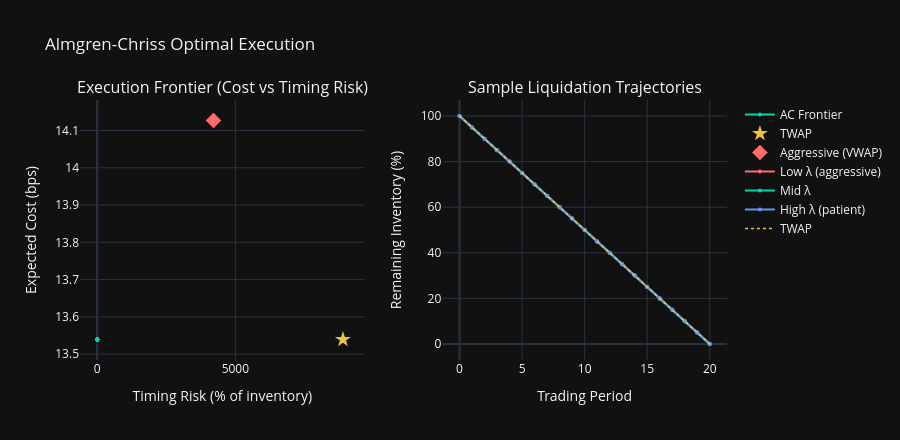

Notebook source saved alongside this figure:
### Code cell
# ── Execution frontier + sample trajectories ──────────────────────────────────
fig = ps.make_subplots(rows=1, cols=2, horizontal_spacing=0.12,
    subplot_titles=['Execution Frontier (Cost vs Timing Risk)',
                    'Sample Liquidation Trajectories'])

# Frontier
fig.add_trace(go.Scatter(
    x=risks_arr / X0 * 100, y=costs_arr / X0 * 10_000,   # bps units
    mode='lines+markers', name='AC Frontier',
    marker=dict(color='#00d4aa', size=4),
    line=dict(color='#00d4aa', width=2)), row=1, col=1)

fig.add_trace(go.Scatter(
    x=[twap_risk / X0 * 100], y=[twap_cost / X0 * 10_000],
    mode='markers', name='TWAP',
    marker=dict(color='#f0c040', size=12, symbol='star')), row=1, col=1)

fig.add_trace(go.Scatter(
    x=[vwap_risk / X0 * 100], y=[vwap_cost / X0 * 10_000],
    mode='markers', name='Aggressive (VWAP)',
    marker=dict(color='#ff6b6b', size=12, symbol='diamond')), row=1, col=1)

# Trajectories at low, mid, high risk-aversion
traj_indices = [0, len(lambdas) // 2, -1]
traj_colors  = ['#ff6b6b', '#00d4aa', 'cornflowerblue']
traj_names   = ['Low λ (aggressive)', 'Mid λ', 'High λ (patient)']
periods      = np.arange(N + 1)

for idx, color, name in zip(traj_indices, traj_colors, traj_names):
    fig.add_trace(go.Scatter(
        x=periods, y=trajs_out[idx] / X0 * 100,
        mode='lines+markers', name=name,
        marker=dict(size=4), line=dict(color=color, width=2)), row=1, col=2)

fig.add_trace(go.Scatter(
    x=periods, y=twap_traj / X0 * 100,
    mode='lines', name='TWAP',
    line=dict(color='#f0c040', dash='dot', width=1.5)), row=1, col=2)

fig.update_layout(template='plotly_dark', height=440,
    title='Almgren-Chriss Optimal Execution')
fig.update_xaxes(title_text='Timing Risk (% of inventory)', row=1, col=1)
fig.update_xaxes(title_text='Trading Period', row=1, col=2)
fig.update_yaxes(title_text='Expected Cost (bps)', row=1, col=1)
fig.update_yaxes(title_text='Remaining Inventory (%)', row=1, col=2)
fig.show()

print('Low λ (risk-neutral): front-loads trading → high impact, low timing risk')
print('High λ (risk-averse): spreads trading evenly → low impact, high timing risk')

### Figure 1 — Plotly figure (JSON) as saved in the notebook; plotly's stock layout.template omitted (floating-point values rounded to 4 significant figures)
{"data": [{"line": {"color": "#00d4aa", "width": 2}, "marker": {"color": "#00d4aa", "size": 4}, "mode": "lines+markers", "name": "AC Frontier", "type": "scatter", "x": [2.982, 2.982, 2.982, 2.982, 2.982, 2.982, 2.982, 2.982, 2.982, 2.982, 2.982, 2.982, 2.982, 2.982, 2.982, 2.982, 2.982, 2.982, 2.982, 2.982, 2.982, 2.982, 2.982, 2.982, 2.982, 2.982, 2.982, 2.982, 2.982, 2.982, 2.982, 2.982, 2.982, 2.982, 2.982, 2.982, 2.982, 2.982, 2.982, 2.982], "xaxis": "x", "y": [13.54, 13.54, 13.54, 13.54, 13.54, 13.54, 13.54, 13.54, 13.54, 13.54, 13.54, 13.54, 13.54, 13.54, 13.54, 13.54, 13.54, 13.54, 13.54, 13.54, 13.54, 13.54, 13.54, 13.54, 13.54, 13.54, 13.54, 13.54, 13.54, 13.54, 13.54, 13.54, 13.54, 13.54, 13.54, 13.54, 13.54, 13.54, 13.54, 13.54], "yaxis": "y"}, {"marker": {"color": "#f0c040", "size": 12, "symbol": "star"}, "mode": "markers", "name": "TWAP", "type": "scatter", "x": [8892], "xaxis": "x", "y": [13.54], "yaxis": "y"}, {"marker": {"color": "#ff6b6b", "size": 12, "symbol": "diamond"}, "mode": "markers", "name": "Aggressive (VWAP)", "type": "scatter", "x": [4208.0], "xaxis": "x", "y": [14.13], "yaxis": "y"}, {"line": {"color": "#ff6b6b", "width": 2}, "marker": {"size": 4}, "mode": "lines+markers", "name": "Low λ (aggressive)", "type": "scatter", "x": [0, 1, 2, 3, 4, 5, 6, 7, 8, 9, 10, 11, 12, 13, 14, 15, 16, 17, 18, 19, 20], "xaxis": "x2", "y": [100, 95, 90, 85, 80, 75, 70, 65, 60, 55.0, 50, 45, 40, 35, 30, 25, 20, 15, 10, 5, 0], "yaxis": "y2"}, {"line": {"color": "#00d4aa", "width": 2}, "marker": {"size": 4}, "mode": "lines+markers", "name": "Mid λ", "type": "scatter", "x": [0, 1, 2, 3, 4, 5, 6, 7, 8, 9, 10, 11, 12, 13, 14, 15, 16, 17, 18, 19, 20], "xaxis": "x2", "y": [100, 95, 90, 85, 80, 75, 70, 65, 60, 55.0, 50, 45, 40, 35, 30, 25, 20, 15, 10, 5, 0], "yaxis": "y2"}, {"line": {"color": "cornflowerblue", "width": 2}, "marker": {"size": 4}, "mode": "lines+markers", "name": "High λ (patient)", "type": "scatter", "x": [0, 1, 2, 3, 4, 5, 6, 7, 8, 9, 10, 11, 12, 13, 14, 15, 16, 17, 18, 19, 20], "xaxis": "x2", "y": [100, 95, 90, 85, 80, 75, 70, 65, 60, 55.0, 50, 45, 40, 35, 30, 25, 20, 15, 10, 5, 0], "yaxis": "y2"}, {"line": {"color": "#f0c040", "dash": "dot", "width": 1.5}, "mode": "lines", "name": "TWAP", "type": "scatter", "x": [0, 1, 2, 3, 4, 5, 6, 7, 8, 9, 10, 11, 12, 13, 14, 15, 16, 17, 18, 19, 20], "xaxis": "x2", "y": [100, 95, 90, 85, 80, 75, 70, 65, 60, 55.0, 50, 45, 40, 35, 30, 25, 20, 15, 10, 5, 0], "yaxis": "y2"}], "layout": {"annotations": [{"font": {"size": 16}, "showarrow": false, "text": "Execution Frontier (Cost vs Timing Risk)", "x": 0.22, "xanchor": "center", "xref": "paper", "y": 1, "yanchor": "bottom", "yref": "paper"}, {"font": {"size": 16}, "showarrow": false, "text": "Sample Liquidation Trajectories", "x": 0.78, "xanchor": "center", "xref": "paper", "y": 1, "yanchor": "bottom", "yref": "paper"}], "height": 440, "title": {"text": "Almgren-Chriss Optimal Execution"}, "xaxis": {"anchor": "y", "domain": [0, 0.44], "title": {"text": "Timing Risk (% of inventory)"}}, "xaxis2": {"anchor": "y2", "domain": [0.56, 1], "title": {"text": "Trading Period"}}, "yaxis": {"anchor": "x", "domain": [0, 1], "title": {"text": "Expected Cost (bps)"}}, "yaxis2": {"anchor": "x2", "domain": [0, 1], "title": {"text": "Remaining Inventory (%)"}}}}
